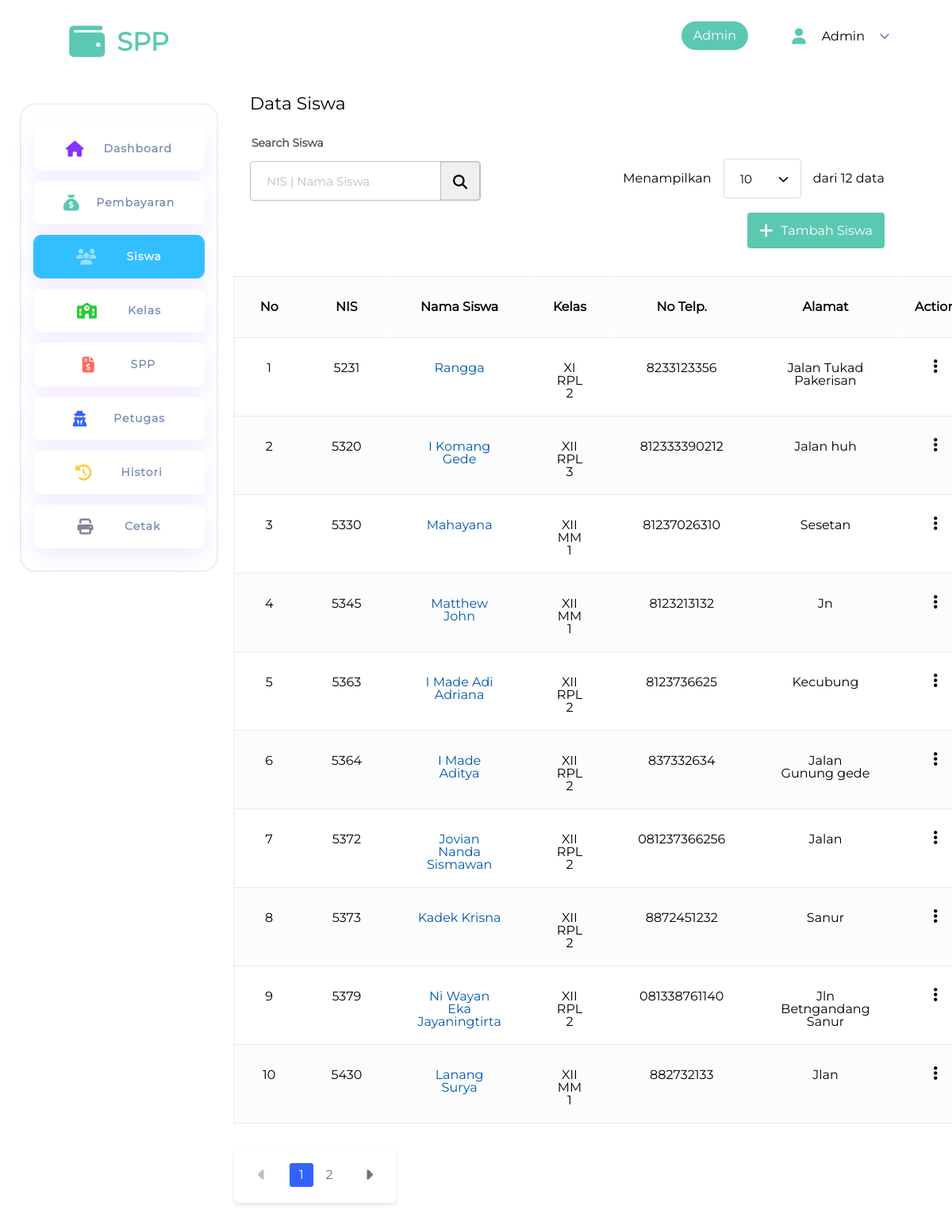
/siswa/index.php (signed in), run on the app's committed database.
### tables this page shows
CREATE TABLE `siswa` (
  `nis` int(11) NOT NULL,
  `nisn` int(11) NOT NULL,
  `nama` varchar(100) NOT NULL,
  `email` varchar(200) NOT NULL,
  `password` varchar(255) NOT NULL,
  `id_kelas` int(11) NOT NULL,
  `agama` enum('Hindu','Islam','Kristen Protestan','Kristen Katolik','Konghucu','Buddha') DEFAULT NULL,
  `jk` enum('Laki-Laki','Perempuan') NOT NULL,
  `no_telp` varchar(20) NOT NULL,
  `alamat` varchar(150) NOT NULL
);

CREATE TABLE `kelas` (
  `id_kelas` int(11) NOT NULL,
  `id_spp` int(11) NOT NULL,
  `kelas` varchar(50) NOT NULL,
  `jurusan` varchar(50) NOT NULL,
  `jenis_kelas` enum('regular','laptop') DEFAULT NULL,
  `angkatan` year(4) NOT NULL
);

### app/validation.php (called while the page is built, shortened)
<?php
function sanitize($text)
{
    if (is_string($text)) {
        return filter_var($text, FILTER_SANITIZE_SPECIAL_CHARS);
    } else if (is_numeric($text)) {
        if (is_integer($text)) {
            return filter_var($text, FILTER_SANITIZE_NUMBER_INT);
        } else if (is_float($text)) {
            return filter_var($text, FILTER_SANITIZE_NUMBER_FLOAT);
        }
    }
    return $text;
}

### app/query.php (called while the page is built, shortened)
<?php
function query($query, $returnFetch = true, $returnInArray = false)
{
    global $koneksi;
    $query = mysqli_query($koneksi, $query);
    return $query;
}
function getKelasBySemester($semester, $data = null)
{
    $kelas = $semester / 2;
    $kelasRomawi = match (intval(ceil($kelas))) {
        1 => "X",
        2 => "XI",
        3 => "XII",
        default => "Class error!",
    };
    if (!is_null($data)) {
        return $kelasRomawi . " " . $data;
    } else {
        return $kelasRomawi;
    }
}
function getSemester($angkatan)
{
    $startYear = date("Y-m-d", mktime(0, 0, 0, 1, 1, date("Y")));
    $bulanSaatIni = date("m");
    $hasilAngka = intval($startYear) - intval($angkatan);
    if (in_array($bulanSaatIni, range(1, 7))) {
        return $hasilAngka * 2;
    } else {
        return $hasilAngka * 2 - 1;
    }
}
function getAllSiswa($start, $limit, $search = null)
{
    $start = sanitize($start);
    $limit = sanitize($limit);
    $search = sanitize($search);
    $total = mysqli_num_rows(query("SELECT * FROM siswa INNER JOIN kelas USING(id_kelas) WHERE nama LIKE '%$search%' OR nis LIKE '%$search%'", false));
    $start = $start - 1;
    $start = $start * $limit;
    $data = query("SELECT * FROM siswa INNER JOIN kelas USING(id_kelas) WHERE nama LIKE '%$search%' OR nis LIKE '%$search%' LIMIT $start, $limit", false);
    $pagination = $total / $limit;
    return [$data, intval(ceil($pagination)), $total];
}

### siswa/index.php (the view, shortened to what this page needs)
<?php
include '../templates/header.php';
$limit = 10;
if(isset($_GET['page']) AND $_GET['page']) $page = intval($_GET['page']); else $page = 1;
$data = getAllSiswa($page, $limit, $_GET['search'] ?? null);
?>
<link rel="stylesheet" href="<?=homeUrl()?>/assets/css/page/form.css">
<h1 class="page-title">Data Siswa</h1>
<div class="header-container">
    <form action="" method="get">
        <div class="input-group">
            <label for="">Search Siswa</label>
            <div class="input-icon">
                <input class="input c-green bg-outline" type="text" name="search"
                    value="<?=isset($_GET['search']) ? $_GET['search'] : "";?>" placeholder="NIS | Nama Siswa">
                <button type="submit" class="button bg-white icon">
                    <li class="ico ico-search ico-2x c-black"></li>
                </button>
            </div>
        </div>
    </form>
    <div class="form" style="margin-top: 25px; display: flex; align-items: center; gap: 15px;">
        <span>Menampilkan</span>
        <form action="" >
            <div class="input-group">
                <select name="limit" id="" class="input" onchange="this.form.submit()">
                    <?php if($data[2] <= 100) : ?>
                        <option value="10" <?= $limit == "10" ? "selected" : ""?>>10</option>
                    <?php endif; ?>
                </select>
            </div>
        </form>
        <span>dari <?= $data[2] ?> data</span>
    </div>
    <a class="button bg-green" href="insert.php"
        style="display:flex; padding: 15px 15px; height: 45px; align-items:center; gap:10px">
        <li class="ico ico-plus c-white"></li>Tambah Siswa
    </a>
</div>
<table class="table">
    <thead>
        <tr>
            <th>No</th>
            <th>NIS</th>
            <th>Nama Siswa</th>
            <th>Kelas</th>
            <th>No Telp.</th>
            <th>Alamat</th>
            <th>Action</th>
        </tr>
    </thead>
    <tbody>
        <?php
$noStart = ($page - 1) * $limit;
while ($siswa = mysqli_fetch_assoc($data[0])):
?>
        <tr align="center">
            <td><?=$noStart+1?></td>
            <td><?=$siswa['nis']?></td>
            <td><a href="<?=homeUrl()?>/pembayaran/?nis=<?=$siswa['nis']?>"><?=$siswa['nama']?></a></td>
            <td><?=getKelasBySemester(getSemester($siswa['angkatan'])) . " " . $siswa['kelas']?></td>
            <td><?=$siswa['no_telp']?></td>
            <td><?=$siswa['alamat']?></td>
            <td align="center">
                <div class="dropdown">
                    <button class="button button-transparent" data-toggle="dropdown">
                        <li class="ico ico-ellipsis-v c-black"></li>
                    </button>
                </div>
            </td>
        </tr>
        <?php
$noStart++;
endwhile;
?>
    </tbody>
</table>
    <div class="pagination-wrapper">
        <div class="before">
            <?php if($page > 1) : ?>
                <li class="before"><a href="?page=<?= $page-1 ?><?=isset($_GET['search']) ? '&search='.$_GET['search'] : '' ?><?=isset($_GET['limit']) ? '&limit='.$limit : ''; ?>"><span class="ico ico-caret-left"></span></a></li>
            <?php else: ?>
                <li class="before"><a disabled><span class="ico ico-caret-left " style="color: var(--color-gray)"></span></a></li>
            <?php endif; ?>
        </div>
        <ol class="pagination">
            <?php for($i = 1; $i < $data[1]+1; $i++) { ?>
                <li class="<?= $page == $i ? 'active' : ''?>"><a href="?page=<?= $i ?><?= isset($_GET['search']) ? '&search='.$_GET['search'] : '' ?><?= isset($_GET['limit']) ? '&limit='.$limit : '' ?> "><?= $i ?></a></li>
            <?php } ?>
        </ol>
        <div class="after">
            <?php if($page < $data[1]) : ?>
                <li class="after"><a href="?page=<?= $page+1 ?><?= isset($_GET['search']) ? '&search='.$_GET['search'] : '' ?><?= isset($_GET['limit']) ? '&limit='.$limit : '' ?> "><span class="ico ico-caret-right"></span></a></li>
            <?php else: ?>
                <li class="before"><a disabled><span class="ico ico-caret-right " style="color: var(--color-gray)"></span></a></li>
            <?php endif; ?>
        </div>
    </div>
<?php
include '../templates/footer.php';
?>

### assets/css/app.css (style rules this page uses)
*, body, html { position: relative; margin: 0; padding: 0; box-sizing: border-box; font-family: "Montserrat", sans-serif !important; -webkit-font-smoothing: antialiased; }
a { text-decoration: none; color: #0056b3; }
label { font-family: "Nunito"; display: block; font-style: normal; font-weight: 600; font-size: 14px; line-height: 16px; margin: 0 0 5px 2px; color: var(--neutral-gray-dark); }
li { list-style-type: none; }
.page-title { font-size: 22px; margin: 30px 20px; }

### assets/css/page/form.css (style rules this page uses)
.header-container { display: grid; grid-template-columns: auto auto; justify-content: space-between; align-items: center; padding: 0 40px 0 0; margin: 0 20px 35px 20px; gap: 15px; justify-items: end; }
.input-icon .input { width: 100% !important; }
td .dropdown { width: 25px; }

### assets/css/components/colors.css (style rules this page uses)
:root { --color-danger: rgb(255 102 51); --color-info: rgb(51 191 255); --color-success: rgb(40 204 57); --color-sky: rgb(51 97 255); --color-warning: rgb(255 203 51); --color-primary: rgb(136 51 255); --color-secondary: rgb(125 143 179); --color-green-pastel: rgb(91 200 178); --color-red-pastel: rgb(255 105 97); --color-yellow-pastel: rgb(253 253 150); --neutral-gray-dark: rgb(84 85 99); --neutral-black: rgb(43 43 67); --neutral-gray: rgb(131 133 156); --color-gray: rgb(188 190 200); --badge-bg-success: rgb(235 249 241); --badge-success: rgb(31 146 84); --badge-bg-danger: rgb(251 231 232); --badge-danger: rgb(163 13 17); --badge-bg-warning: rgb(242 242 186); --badge-warning: rgb(163 83 13); --badge-bg-info: rgba(188, 186, 242, 0.45); --badge-info: rgb(31, 13, 163); --hover-brightness: 0.9; --icon-size: 20px; --logo-size: 45px; }
.c-black { color: black !important; }
.c-white { color: white !important; }
.c-green { color: var(--color-green-pastel) !important; }
.bg-green { background-color: var(--color-green-pastel) !important; }
.bg-outline { background-color: white !important; border: 1px solid var(--color-gray) !important; }

### assets/css/components/button.css (style rules this page uses)
.button { border-radius: 4px; padding: 5px 10px; border: none; cursor: pointer; transition: all 250ms; }
.button.button-transparent { background-color: transparent; }
.button.bg-danger, .button.bg-success, .button.bg-info, .button.bg-primary, .button.bg-sky, .button.bg-red, .button.bg-green { color: white; }

### assets/css/components/input.css (style rules this page uses)
.input-group { display: flex; position: relative; flex-direction: column; flex-wrap: nowrap; gap: 10px; }
.input-icon { width: 100%; position: relative; }
.input-icon .icon { position: absolute; right: 1px; top: 50%; height: 98%; width: 50px; transform: translateY(-50%); }
.input-icon .input { padding-right: 65px; }
.button.icon { border-radius: 0px; border-top-right-radius: 4px; border-bottom-right-radius: 4px; border: 1px solid var(--color-gray); }
.input { background: #f1f1f1; border-radius: 4px; border: none; height: 50px; padding: 0 20px; font-size: 15px; color: black !important; transition: box-shadow 200ms ease-in-out; }
.input::placeholder { color: var(--color-gray); }
select.input, select { padding: 0 50px 0 20px; appearance: none; -webkit-appearance: none; -moz-appearance: none; border-radius: 4px; background: #f1f1f1; font-size: 15px; border: none; color: black !important; background-image: url("../../img/chevron-down-solid.svg"); background-repeat: no-repeat; background-position: right 1em center; background-size: 0.8rem; background-color: rgba(255, 255, 255, 0.0001); border: 1px solid #d5dbe2; }

### assets/css/components/table.css (style rules this page uses)
.table { margin: 30px 0; width: 100%; overflow-x: auto; }
tr { transition: 200ms all ease-in-out; border: 1px solid rgba(85, 86, 90, 0.12) !important; }
th { font-weight: bold !important; }
.table thead tr { background-color: #fcfcfc !important; }
.table thead tr * { border-radius: 10px; padding: 30px 0 !important; vertical-align: middle !important; }
.table tr:nth-child(even) { background-color: #fcfcfc; }
th, td { padding: 20px 35px !important; }

### assets/css/components/dropdown.css (style rules this page uses)
.dropdown { position: relative; gap: 15px; width: auto; min-width: 25px; }

### assets/css/components/circle.css (style rules this page uses)
:root { --circle-sky: rgba(51, 99, 255, 0.35); --circle-red: rgba(255, 105, 97, 0.35); --circle-green: rgba(91, 200, 178, 0.35); }

### assets/css/components/breadcrumb.css (style rules this page uses)
ol { margin: 0; }

### data on the page
siswa: nis "5231", nama "Rangga", id_kelas.angkatan "XI", id_kelas.kelas "RPL 2", no_telp "8233123356", alamat "Jalan Tukad Pakerisan"
siswa: nis "5320", nama "I Komang Gede", id_kelas.angkatan "XII", id_kelas.kelas "RPL 3", no_telp "812333390212", alamat "Jalan huh"
siswa: nis "5330", nama "Mahayana", id_kelas.angkatan "XII", id_kelas.kelas "MM 1", no_telp "81237026310", alamat "Sesetan"
siswa: nis "5345", nama "Matthew John", id_kelas.angkatan "XII", id_kelas.kelas "MM 1", no_telp "8123213132", alamat "Jn"
siswa: nis "5363", nama "I Made Adi Adriana", id_kelas.angkatan "XII", id_kelas.kelas "RPL 2", no_telp "8123736625", alamat "Kecubung"
siswa: nis "5364", nama "I Made Aditya", id_kelas.angkatan "XII", id_kelas.kelas "RPL 2", no_telp "837332634", alamat "Jalan Gunung gede"
siswa: nis "5372", nama "Jovian Nanda Sismawan", id_kelas.angkatan "XII", id_kelas.kelas "RPL 2", no_telp "081237366256", alamat "Jalan"
siswa: nis "5373", nama "Kadek Krisna", id_kelas.angkatan "XII", id_kelas.kelas "RPL 2", no_telp "8872451232", alamat "Sanur"
siswa: nis "5379", nama "Ni Wayan Eka Jayaningtirta", id_kelas.angkatan "XII", id_kelas.kelas "RPL 2", no_telp "081338761140", alamat "Jln Betngandang Sanur"
siswa: nis "5430", nama "Lanang Surya", id_kelas.angkatan "XII", id_kelas.kelas "MM 1", no_telp "882732133", alamat "Jlan"

### other printed values
getLevel() "Admin"
getUName() "Admin"
$data[2] "12"
